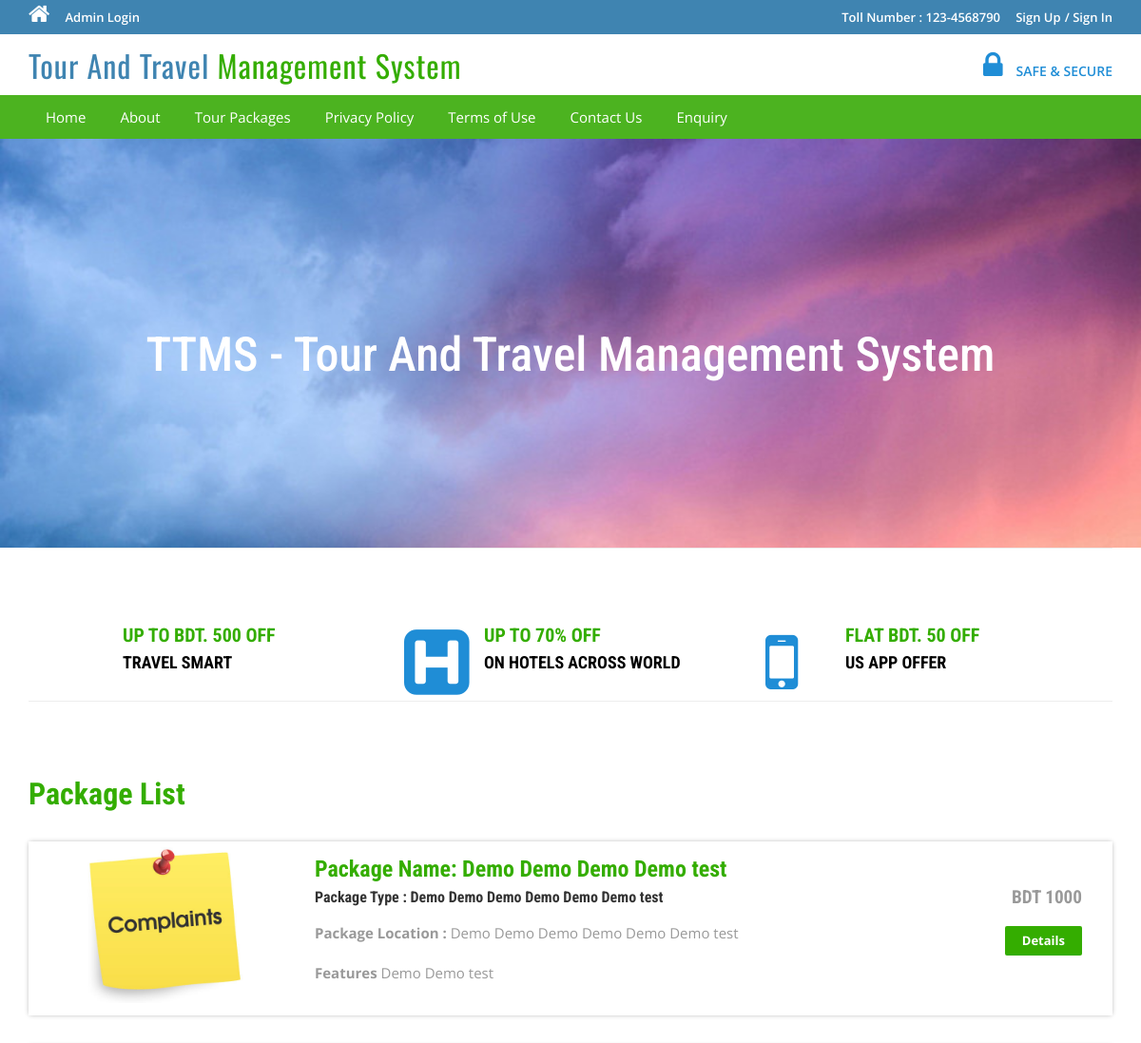
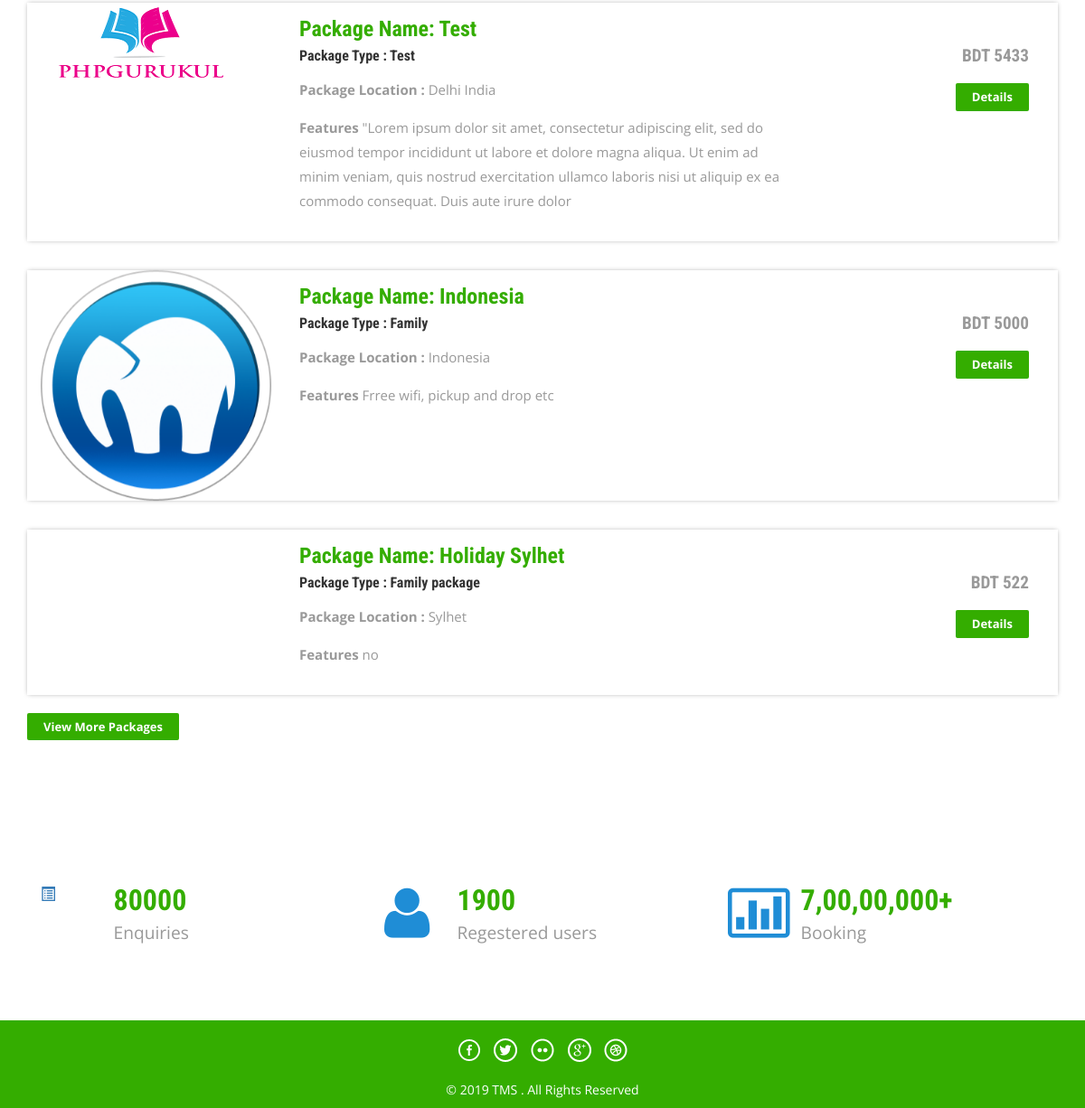
The page / on the database its author committed (2 pictures, top to bottom).
### tables this page shows
CREATE TABLE `tbltourpackages` (
  `PackageId` int(11) NOT NULL,
  `PackageName` varchar(200) NOT NULL,
  `PackageType` varchar(150) NOT NULL,
  `PackageLocation` varchar(100) NOT NULL,
  `PackagePrice` int(11) NOT NULL,
  `PackageFetures` varchar(255) NOT NULL,
  `PackageDetails` mediumtext NOT NULL,
  `PackageImage` varchar(100) NOT NULL,
  `Creationdate` timestamp NOT NULL DEFAULT current_timestamp(),
  `UpdationDate` timestamp NULL DEFAULT '0000-00-00 00:00:00' ON UPDATE current_timestamp()
);

### index.php (the view, shortened to what this page needs)
<?php
include('includes/config.php');
?>
<!DOCTYPE HTML>
<html>
<head>
<link href="css/bootstrap.css" rel='stylesheet' type='text/css' />
<link href="css/style.css" rel='stylesheet' type='text/css' />
<link href="css/font-awesome.css" rel="stylesheet">
<link href="css/animate.css" rel="stylesheet" type="text/css" media="all">
</head>
<body>
<?php include('includes/header.php');?>
<div class="banner">
	<div class="container">
		<h1 class="wow zoomIn animated animated" data-wow-delay=".5s" style="visibility: visible; animation-delay: 0.5s; animation-name: zoomIn;"> TTMS - Tour And Travel Management System</h1>
	</div>
</div>
<div class="container">
	<div class="rupes">
		<div class="col-md-4 rupes-left wow fadeInDown animated animated" data-wow-delay=".5s" style="visibility: visible; animation-delay: 0.5s; animation-name: fadeInDown;">
			<div class="rup-left">
			</div>
			<div class="rup-rgt">
				<h3>UP TO BDT. 500 OFF</h3>
				<h4><a href="offers.html">TRAVEL SMART</a></h4>
			</div>
				<div class="clearfix"></div>
		</div>
		<div class="col-md-4 rupes-left wow fadeInDown animated animated" data-wow-delay=".5s" style="visibility: visible; animation-delay: 0.5s; animation-name: fadeInDown;">
			<div class="rup-left">
				<a href="offers.html"><i class="fa fa-h-square"></i></a>
			</div>
			<div class="rup-rgt">
				<h3>UP TO 70% OFF</h3>
				<h4><a href="offers.html">ON HOTELS ACROSS WORLD</a></h4>
			</div>
				<div class="clearfix"></div>
		</div>
		<div class="col-md-4 rupes-left wow fadeInDown animated animated" data-wow-delay=".5s" style="visibility: visible; animation-delay: 0.5s; animation-name: fadeInDown;">
			<div class="rup-left">
				<a href="offers.html"><i class="fa fa-mobile"></i></a>
			</div>
			<div class="rup-rgt">
				<h3>FLAT BDT. 50 OFF</h3>
				<h4><a href="offers.html">US APP OFFER</a></h4>
			</div>
				<div class="clearfix"></div>
		</div>
	</div>
</div>
<div class="container">
	<div class="holiday">
	<h3>Package List</h3>
<?php $sql = "SELECT * from tbltourpackages order by rand() limit 4";
$query = $dbh->prepare($sql);
$query->execute();
$results=$query->fetchAll(PDO::FETCH_OBJ);
if($query->rowCount() > 0)
{
foreach($results as $result)
{	?>
			<div class="rom-btm">
				<div class="col-md-3 room-left wow fadeInLeft animated" data-wow-delay=".5s">
					<img src="admin/pacakgeimages/<?php echo htmlentities($result->PackageImage);?>" class="img-responsive" alt="">
				</div>
				<div class="col-md-6 room-midle wow fadeInUp animated" data-wow-delay=".5s">
					<h4>Package Name: <?php echo htmlentities($result->PackageName);?></h4>
					<h6>Package Type : <?php echo htmlentities($result->PackageType);?></h6>
					<p><b>Package Location :</b> <?php echo htmlentities($result->PackageLocation);?></p>
					<p><b>Features</b> <?php echo htmlentities($result->PackageFetures);?></p>
				</div>
				<div class="col-md-3 room-right wow fadeInRight animated" data-wow-delay=".5s">
					<h5>BDT <?php echo htmlentities($result->PackagePrice);?></h5>
					<a href="package-details.php?pkgid=<?php echo htmlentities($result->PackageId);?>" class="view">Details</a>
				</div>
				<div class="clearfix"></div>
			</div>
<?php }} ?>
<div><a href="package-list.php" class="view">View More Packages</a></div>
</div>
	</div>
<div class="routes">
	<div class="container">
		<div class="col-md-4 routes-left wow fadeInRight animated" data-wow-delay=".5s">
			<div class="rou-left">
				<a href="#"><i class="glyphicon glyphicon-list-alt"></i></a>
			</div>
			<div class="rou-rgt wow fadeInDown animated" data-wow-delay=".5s">
				<h3>80000</h3>
				<p>Enquiries</p>
			</div>
				<div class="clearfix"></div>
		</div>
		<div class="col-md-4 routes-left">
			<div class="rou-left">
				<a href="#"><i class="fa fa-user"></i></a>
			</div>
			<div class="rou-rgt">
				<h3>1900</h3>
				<p>Regestered users</p>
			</div>
				<div class="clearfix"></div>
		</div>
		<div class="col-md-4 routes-left wow fadeInRight animated" data-wow-delay=".5s">
			<div class="rou-left">
				<a href="#"><i class="fa fa-ticket"></i></a>
			</div>
			<div class="rou-rgt">
				<h3>7,00,00,000+</h3>
				<p>Booking</p>
			</div>
				<div class="clearfix"></div>
		</div>
		<div class="clearfix"></div>
	</div>
</div>
<?php include('includes/footer.php');?>
</body>
</html>

### css/style.css (style rules this page uses)
html, body { font-size: 100%; background: #fff; font-family: 'Open Sans', sans-serif; }
body a,.grid_1,plan_1,plan_1.one,plan_1.two,i.icon1, i.icon2, i.icon3, i.icon4, i.icon5, i.icon6 { transition:0.5s all; -webkit-transition:0.5s all; -moz-transition:0.5s all; -o-transition:0.5s all; -ms-transition:0.5s all; }
h1,h2,h3,h4,h5,h6 { margin:0; font-family: 'Roboto Condensed', sans-serif; }
p { margin:0; }
.banner { background: url(../images/3.jpg)no-repeat; background-size: cover; -webkit-background-size: cover; -o-background-size: cover; -ms-background-size: cover; -moz-background-size: cover; min-height: 430px; }
.banner h1 { font-size: 50px; margin-bottom: 40px; padding: 4em 0 0; text-align: center; color: #ffffff; }
.rup-left { float: left; width: 24%; }
.rup-rgt { float: left; width: 76%; }
.rupes { padding: 5em 0; border-top: 1px solid rgba(236, 236, 236, 0.9); border-bottom: 1px solid rgba(236, 236, 236, 0.9); }
i.fa.fa-h-square { font-size: 5em; color: #1f8dd6; }
i.fa.fa-mobile { font-size:5em; color: #1f8dd6; }
.rupes h3 { font-size: 20px; color: #34ad00; font-weight: 700; }
.rupes h4 { font-size: 18px; margin: 8px 0; font-weight: 700; }
.rupes h4 a { color: #000000; }
.rup-left a { display: inline-block; }
.routes { padding: 5em 0; }
.rou-left { float: left; width: 23%; }
.rou-rgt { float: left; width: 70%; }
i.fa.fa-truck,i.fa.fa-user,i.fa.fa-ticket { font-size: 4em; color:#1f8dd6; }
.routes h3 { font-size: 2em; font-weight: 700; color: #34ad00; }
.routes p { font-size: 1.2em; color: #999; line-height: 1.8em; }
.holiday { padding: 5em 0; }
.holiday h3 { font-size: 2em; font-weight: 700; color: #34ad00; }
.holiday p { font-size: 1.2em; line-height: 1.8em; margin: 1em 0; color: #999; }
a.view { padding: 6px 18px; font-weight: 700; color: #fff; background-color: #34ad00; border: 0; font-size: 13px; border-radius: 2px; -webkit-transition: all .2s; -moz-transition: all .2s; transition: all .2s; margin-top: 20px; display: inline-block; }
.rom-btm { margin-top: 2em; box-shadow: 0px 0px 5px -1px rgba(0, 0, 0, 0.37); }
.rom-btm h4 { font-size: 1.5em; font-weight: 700; color: #34ad00; }
.rom-btm p { font-size: 15px; color: #999; }
.rom-btm h6 { font-size: 1em; font-weight: 700; margin: 0.5em 0; }
.room-right { text-align: right; padding: 3em 2em; }
.room-midle { padding: 1em; }
.rom-btm h5 { font-size: 1.2em; font-weight: 700; color: #999; }
.glyphicon { position: relative; top: 1px; display: inline-block; font-family: 'Glyphicons Halflings'; font-style: normal; font-weight: normal; line-height: 1; -webkit-font-smoothing: antialiased; -moz-osx-font-smoothing: grayscale; }

### rows shown on the page
tbltourpackages: PackageImage (picture), PackageName "Demo Demo Demo Demo test", PackageType "Demo Demo Demo Demo Demo Demo test", PackageLocation "Demo Demo Demo Demo Demo Demo test", PackageFetures "Demo Demo test", PackagePrice "1000"
tbltourpackages: PackageImage (picture), PackageName "Test", PackageType "Test", PackageLocation "Delhi India", PackageFetures "\"Lorem ipsum dolor sit amet, consectetur adipiscing elit, sed do eiusmod tempor incididunt ut labore et dolore magna aliqua. Ut enim ad minim veniam, quis nostrud exercitation ullamco laboris nisi ut aliquip ex ea commodo consequat. Duis aute irure dolor", PackagePrice "5433"
tbltourpackages: PackageImage (picture), PackageName "Indonesia", PackageType "Family", PackageLocation "Indonesia", PackageFetures "Frree wifi, pickup and drop etc", PackagePrice "5000"
tbltourpackages: PackageName "Holiday Sylhet", PackageType "Family package", PackageLocation "Sylhet", PackageFetures "no", PackagePrice "522"
